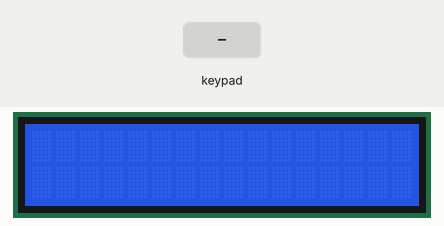
A sketch run on a simulated Arduino Mega 2560, built with avr-gcc and run on an emulated ATmega2560. Shown: 16×2 character LCD. The test bench sets the inputs (shaded band).

Above: at 1.2 s.
1.3 s: keypad keys 1 2 3 4 * pressed 0.4 s apart
At 3.6 s:
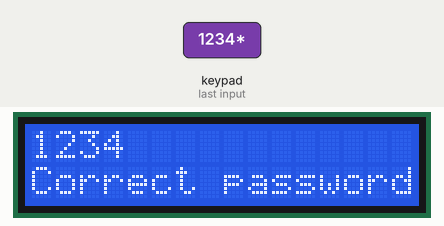
4.8 s: keypad keys 3 1 3 3 3 5 3 7 * pressed 0.4 s apart
At 8.7 s:
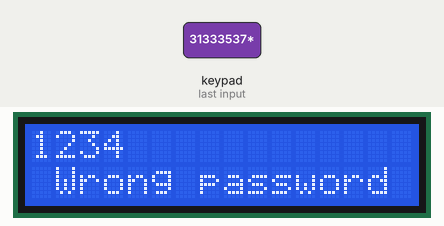
9.9 s: key 'C' pressed
At 11.1 s:
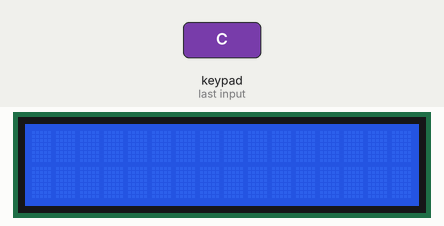
11.4 s: key '/' pressed
12.9 s: key '*' pressed
At 13.5 s:
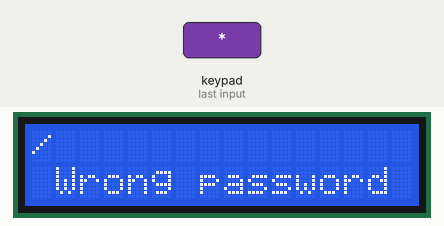
Timing chart, 0 to 15.4 s (numbered marks = the images above; inputs shaded):
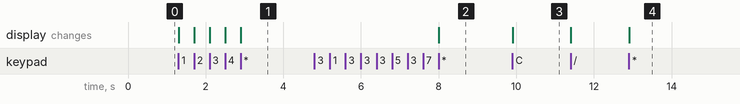

The sketch:

32.ino
```cpp
#include <LiquidCrystal.h>
#include <Keypad.h>

//keypad
const byte ROWS = 4;
const byte COLS = 4;
char hexaKeys[ROWS][COLS] = {
  {'7', '8', '9', '/'},
  {'4', '5', '6', '*'},
  {'1', '2', '3', '-'},
  {'C', '0', 'E', '+'}
};
byte rowPins[ROWS] = {31, 33, 35, 37}; //connect to the row pinouts of the keypad
byte colPins[COLS] = {23, 25, 27, 29}; //connect to the column pinouts of the keypad
Keypad customKeypad = Keypad( makeKeymap(hexaKeys), rowPins, colPins, ROWS, COLS);

//lcd
const int rs = 13 , en = 12, d4 = 8, d5 = 9, d6 = 10, d7 = 11;
LiquidCrystal lcd(rs, en, d4, d5, d6, d7);

//logic
int Temp;
char Origin_Pass[] = {'1', '2', '3', '4'};
char Pass[4] ;
bool Wrong_Pass = false ;


void setup() {
  // set up the LCD's number of columns and rows:
  lcd.begin(16, 2);
  lcd.clear();
  lcd.setCursor(0, 0);
  Temp = 0;
}

void loop() {
  char customKey = customKeypad.getKey();
  if (customKey) {
    if (customKey != '*' && customKey != 'C') {
      lcd.print(customKey);
      if (Temp < 4)
        Pass[Temp] = customKey;
      Temp++;
    }
    else if (customKey == '*') {
      if (Temp == 4) {
        for (int i = 0 ; i < 4 ; i++) {
          if (Origin_Pass[i] != Pass[i]) {
            Wrong_Pass = true ;
            break ;
          }
        }
      }
      else {
        Wrong_Pass = true ;
      }
      lcd.setCursor(0, 1);
      if (Wrong_Pass) {
        lcd.print(" Wrong password ");
      }
      else {
        lcd.print("Correct password");
      }
    }
    else if (customKey == 'C') {
      lcd.clear();
      Temp = 0;
      Wrong_Pass = false;
    }
  }
}
```

Measured:
- after the input at 1.3 s, the display: first changes at once (image 1 shows a later state)
- after the input at 4.8 s, the display: changes after 3.2 s (image 2)
- after the input at 9.9 s, the display: changes at once (image 3)
- after the input at 12.9 s, the display: changes at once (image 4)
